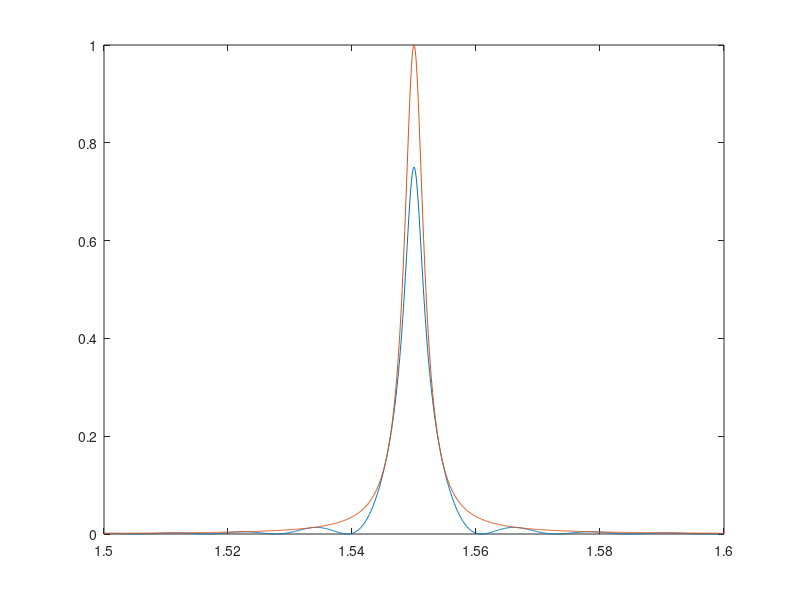

Write MATLAB code to recreate this figure.
clear all;
k=10^-4;                    %coupling constant (micorn^-1)
lambda_center=1.55;     %(micron)
lambda=1.50:0.0001:1.6;
delta_n=0.02;
delta_b=2*pi*delta_n*(1./lambda-1/lambda_center);
kL=pi/3;
L=kL/k;                 %(micron)
eff=(abs(k)^2./(abs(k)^2+delta_b.^2)).*sin(abs(k)*L.*(1+(delta_b/2/abs(k)).^2).^0.5).^2;
env=(abs(k)^2./(abs(k)^2+delta_b.^2));
FWHM=lambda(find(eff>0.5*max(eff), 1, 'last'))-lambda(find(eff>0.5*max(eff), 1, 'first'));
plot(lambda,eff,lambda,env);